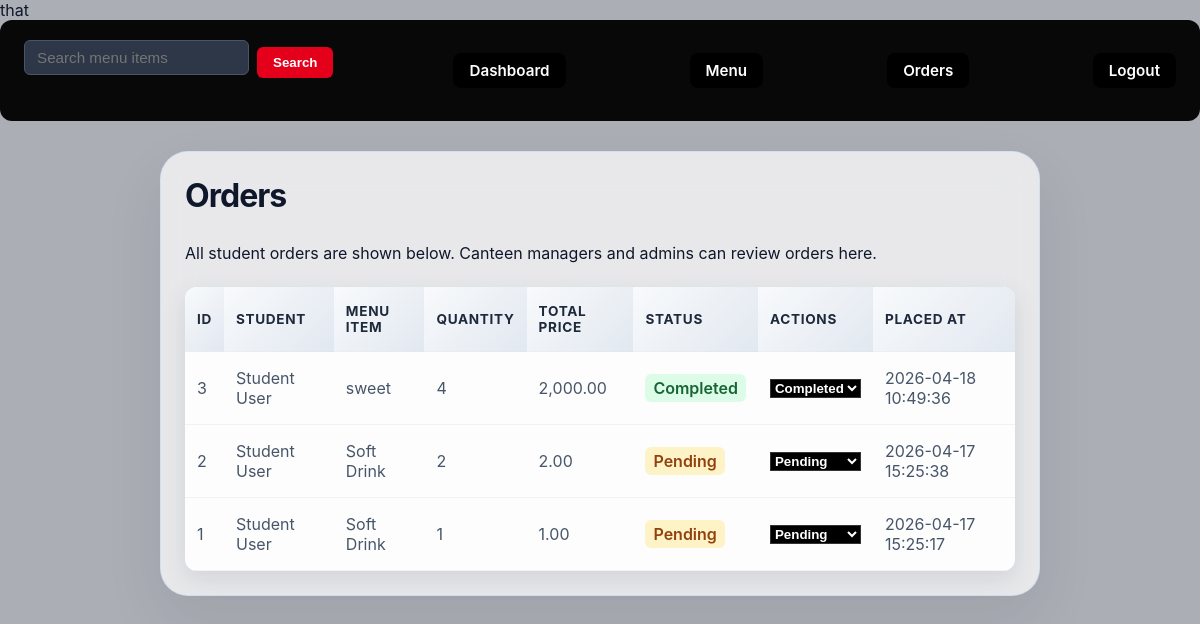
/pppp/orders.php (signed in), run on the app's committed database.
### tables this page shows
CREATE TABLE IF NOT EXISTS `orders` (
  `id` int NOT NULL AUTO_INCREMENT,
  `user_id` int NOT NULL,
  `menu_item_id` int NOT NULL,
  `quantity` int NOT NULL DEFAULT '1',
  `total_price` decimal(10,2) NOT NULL,
  `created_at` timestamp NULL DEFAULT CURRENT_TIMESTAMP,
  `status` enum('pending','completed') DEFAULT 'pending',
  PRIMARY KEY (`id`),
  KEY `user_id` (`user_id`),
  KEY `menu_item_id` (`menu_item_id`)
);

CREATE TABLE IF NOT EXISTS `users` (
  `id` int NOT NULL AUTO_INCREMENT,
  `name` varchar(100) NOT NULL,
  `email` varchar(150) NOT NULL,
  `password` varchar(255) NOT NULL,
  `role` enum('student','canteen_manager','system_admin') NOT NULL DEFAULT 'student',
  `created_at` timestamp NULL DEFAULT CURRENT_TIMESTAMP,
  PRIMARY KEY (`id`),
  UNIQUE KEY `email` (`email`)
);

CREATE TABLE IF NOT EXISTS `menu_items` (
  `id` int NOT NULL AUTO_INCREMENT,
  `name` varchar(150) NOT NULL,
  `description` text,
  `price` decimal(10,2) NOT NULL,
  `created_at` timestamp NULL DEFAULT CURRENT_TIMESTAMP,
  PRIMARY KEY (`id`)
);

### pppp/includes/auth.php (called while the page is built, shortened)
<?php
function currentUser() {
    return $_SESSION['user'] ?? null;
}

### pppp/orders.php (the view, shortened to what this page needs)
that <?php
require_once 'includes/auth.php';
$user = currentUser();
if ($user['role'] === 'student') {
    $stmt = $pdo->prepare('SELECT o.*, COALESCE(o.status, "pending") AS status, m.name AS item_name FROM orders o JOIN menu_items m ON o.menu_item_id = m.id WHERE o.user_id = ? ORDER BY o.id DESC');
    $stmt->execute([$user['id']]);
    $orders = $stmt->fetchAll();
} else {
    $stmt = $pdo->query('SELECT o.*, COALESCE(o.status, "pending") AS status, u.name AS student_name, m.name AS item_name FROM orders o JOIN users u ON o.user_id = u.id JOIN menu_items m ON o.menu_item_id = m.id ORDER BY o.id DESC');
    $orders = $stmt->fetchAll();
}
?>
<!DOCTYPE html>
<html lang="en">
<head>
    <link rel="stylesheet" href="assets/css/style.css">
</head>
<body class="orders-page">
<?php include 'includes/navigation.php'; ?>
<div class="container">
    <header>
        <div><h1>Orders</h1></div>
    </header>
    <?php if ($user['role'] === 'student'): ?>
        <p>When you place an order from the menu page, it will appear here.</p>
    <?php else: ?>
        <p>All student orders are shown below. Canteen managers and admins can review orders here.</p>
    <?php endif; ?>
    <table>
        <thead>
            <tr>
                <th>ID</th>
                <?php if ($user['role'] !== 'student'): ?><th>Student</th><?php endif; ?>
                <th>Menu Item</th>
                <th>Quantity</th>
                <th>Total Price</th>
                <th>Status</th>
                <?php if ($user['role'] === 'canteen_manager' || $user['role'] === 'system_admin'): ?>
                <th>Actions</th>
                <?php endif; ?>
                <th>Placed At</th>
            </tr>
        </thead>
        <tbody>
        <?php foreach ($orders as $order): ?>
            <tr>
                <td><?php echo $order['id']; ?></td>
                <?php if ($user['role'] !== 'student'): ?><td><?php echo htmlspecialchars($order['student_name']); ?></td><?php endif; ?>
                <td><?php echo htmlspecialchars($order['item_name']); ?></td>
                <td><?php echo $order['quantity']; ?></td>
                <td><?php echo number_format($order['total_price'], 2); ?></td>
                <td><span class="status <?php echo strtolower($order['status']); ?>"><?php echo ucfirst($order['status']); ?></span></td>
                <?php if ($user['role'] === 'canteen_manager' || $user['role'] === 'system_admin'): ?>
                <td class="order-actions">
                    <select onchange="updateStatus(<?php echo $order['id']; ?>, this.value)">
                        <option value="pending" <?php echo ($order['status'] === 'pending') ? 'selected' : ''; ?>>Pending</option>
                        <option value="completed" <?php echo ($order['status'] === 'completed') ? 'selected' : ''; ?>>Completed</option>
                    </select>
                </td>
                <?php endif; ?>
                <td><?php echo $order['created_at']; ?></td>
            </tr>
        <?php endforeach; ?>
        </tbody>
    </table>
</div>
</body>
</html>

### pppp/assets/css/style.css (style rules this page uses)
* { box-sizing: border-box; }
html, body { min-height: 100%; height: 100%; }
body { font-family: 'Inter', system-ui, -apple-system, BlinkMacSystemFont, 'Segoe UI', sans-serif; background: radial-gradient(circle at top, #ffffff 0%, #dbeafe 40%, #eef2ff 100%); color: #0f172a; margin: 0; padding: 0; min-height: 100vh; }
body.orders-page { background: linear-gradient(rgba(15, 23, 42, 0.35), rgba(15, 23, 42, 0.35)), url('https://umu.ac.ug/wp-content/uploads/2026/03/WhatsApp-Image-2026-03-28-at-15.08.30.jpeg'); background-size: cover; background-position: center; background-attachment: fixed; }
body.orders-page .container { background: rgba(255, 255, 255, 0.72); border-color: rgba(147, 197, 253, 0.26); backdrop-filter: blur(16px); width: min(880px, 92%); min-height: auto; margin: 30px auto; padding: 24px; }
.container { width: min(1120px, 95%); min-height: calc(100vh - 40px); margin: 20px auto; background: linear-gradient(180deg, rgba(255,255,255,0.96) 0%, rgba(248,250,252,0.98) 100%); padding: 32px; border-radius: 28px; border: 1px solid rgba(148, 163, 184, 0.18); box-shadow: 0 24px 60px rgba(15, 23, 42, 0.08); }
header { display: flex; justify-content: space-between; align-items: center; gap: 16px; margin-bottom: 28px; }
header h1 { margin: 0; font-size: 2rem; letter-spacing: -0.03em; }
h1, h2, h3 { margin-top: 20px; }
table { width: 100%; border-collapse: collapse; margin-top: 24px; background: rgba(255, 255, 255, 0.9); border-radius: 12px; overflow: hidden; box-shadow: 0 8px 25px rgba(15, 23, 42, 0.1); }
th, td { padding: 16px 12px; text-align: left; border-bottom: 1px solid rgba(148, 163, 184, 0.12); }
th { background: linear-gradient(135deg, #f8fafc 0%, #e2e8f0 100%); font-weight: 700; color: #1e293b; text-transform: uppercase; font-size: 0.85rem; letter-spacing: 0.05em; }
td { color: #475569; }
.status { padding: 4px 8px; border-radius: 6px; font-weight: 600; text-transform: capitalize; }
.status.pending { background: #fef3c7; color: #92400e; }
.status.completed { background: #dcfce7; color: #166534; }
body.orders-page .container .order-actions select, body.orders-page .container button { background: #000000; color: #ffffff; border: 1px solid #333; font-weight: 700; }

### data on the page
orders: id "3", user.name "Student User", menu_item.name "sweet", quantity "4", total_price "2,000.00", status "Completed", id "Completed", created_at "2026-04-18 10:49:36"
orders: id "2", user.name "Student User", menu_item.name "Soft Drink", quantity "2", total_price "2.00", status "Pending", id "Pending", created_at "2026-04-17 15:25:38"
orders: id "1", user.name "Student User", menu_item.name "Soft Drink", quantity "1", total_price "1.00", status "Pending", id "Pending", created_at "2026-04-17 15:25:17"

### other printed values
$item['label'] "Dashboard"
$item['label'] "Menu"
$item['label'] "Orders"
